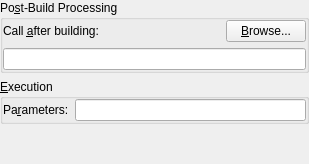
     <widget class="QWidget" name="tabPage4" >
      <attribute name="title" >
       <string>&amp;Post-Build</string>
      </attribute>
      <layout class="QVBoxLayout" >
       <property name="leftMargin" >
        <number>0</number>
       </property>
       <property name="topMargin" >
        <number>0</number>
       </property>
       <property name="rightMargin" >
        <number>0</number>
       </property>
       <property name="bottomMargin" >
        <number>0</number>
       </property>
       <item>
        <widget class="QGroupBox" name="buttonGroup4" >
         <property name="title" >
          <string>Po&amp;st-Build Processing</string>
         </property>
         <layout class="QVBoxLayout" >
          <property name="leftMargin" >
           <number>0</number>
          </property>
          <property name="topMargin" >
           <number>0</number>
          </property>
          <property name="rightMargin" >
           <number>0</number>
          </property>
          <property name="bottomMargin" >
           <number>0</number>
          </property>
          <item>
           <layout class="QHBoxLayout" >
            <property name="leftMargin" >
             <number>0</number>
            </property>
            <property name="topMargin" >
             <number>0</number>
            </property>
            <property name="rightMargin" >
             <number>0</number>
            </property>
            <property name="bottomMargin" >
             <number>0</number>
            </property>
            <item>
             <widget class="QLabel" name="LCallAfterBuilding" >
              <property name="sizePolicy" >
               <sizepolicy vsizetype="Minimum" hsizetype="Minimum" >
                <horstretch>0</horstretch>
                <verstretch>0</verstretch>
               </sizepolicy>
              </property>
              <property name="text" >
               <string>Call &amp;after building:</string>
              </property>
              <property name="alignment" >
               <set>Qt::AlignVCenter</set>
              </property>
              <property name="wordWrap" >
               <bool>false</bool>
              </property>
              <property name="buddy" >
               <cstring>CallAfterBuilding</cstring>
              </property>
             </widget>
            </item>
            <item>
             <spacer>
              <property name="orientation" >
               <enum>Qt::Horizontal</enum>
              </property>
              <property name="sizeType" >
               <enum>QSizePolicy::Expanding</enum>
              </property>
              <property name="sizeHint" >
               <size>
                <width>121</width>
                <height>20</height>
               </size>
              </property>
             </spacer>
            </item>
            <item>
             <widget class="KPushButton" name="browseButton" >
              <property name="text" >
               <string>&amp;Browse...</string>
              </property>
              <property name="shortcut" >
               <string>Alt+B</string>
              </property>
             </widget>
            </item>
           </layout>
          </item>
          <item>
           <widget class="KLineEdit" name="CallAfterBuilding" />
          </item>
         </layout>
        </widget>
       </item>
       <item>
        <widget class="QGroupBox" name="buttonGroup5" >
         <property name="title" >
          <string>&amp;Execution</string>
         </property>
         <layout class="QHBoxLayout" >
          <property name="leftMargin" >
           <number>0</number>
          </property>
          <property name="topMargin" >
           <number>0</number>
          </property>
          <property name="rightMargin" >
           <number>0</number>
          </property>
          <property name="bottomMargin" >
           <number>0</number>
          </property>
          <item>
           <widget class="QLabel" name="LParameters" >
            <property name="sizePolicy" >
             <sizepolicy vsizetype="Minimum" hsizetype="Minimum" >
              <horstretch>0</horstretch>
              <verstretch>0</verstretch>
             </sizepolicy>
            </property>
            <property name="text" >
             <string>Pa&amp;rameters:</string>
            </property>
            <property name="wordWrap" >
             <bool>false</bool>
            </property>
            <property name="buddy" >
             <cstring>Parameters</cstring>
            </property>
           </widget>
          </item>
          <item>
           <widget class="KLineEdit" name="Parameters" />
          </item>
         </layout>
        </widget>
       </item>
       <item>
        <spacer>
         <property name="orientation" >
          <enum>Qt::Vertical</enum>
         </property>
         <property name="sizeType" >
          <enum>QSizePolicy::Expanding</enum>
         </property>
         <property name="sizeHint" >
          <size>
           <width>41</width>
           <height>40</height>
          </size>
         </property>
        </spacer>
       </item>
      </layout>
     </widget>
